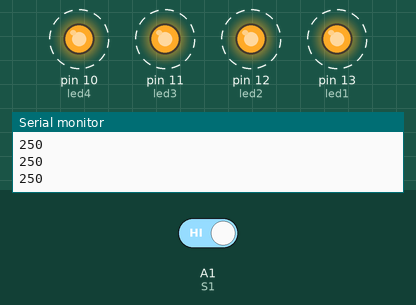
Recording of a sketch running on a simulated Arduino Uno, built with avr-gcc and run on an emulated ATmega328P. On the bench: output pins drawn as LEDs (lit = HIGH), the last lines printed to the serial monitor. Dashed ring = blinking. The inputs (shaded band) are chosen by the test bench; at power-on: A1 (S1) HIGH.

Above: at 0.87 s.
1.3 s: A1 (S1) driven LOW
At 1.3 s:
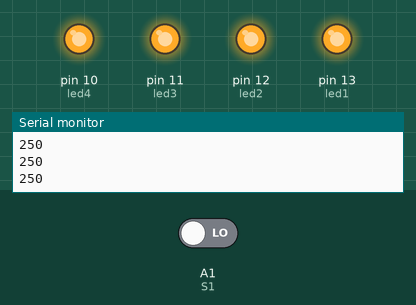
At 2.8 s:
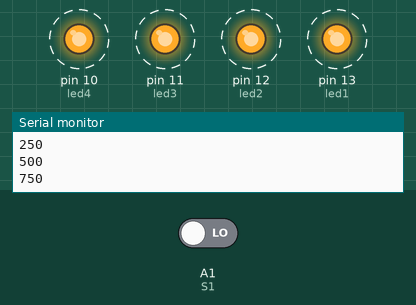
Timing chart, 0 to 9.3 s (numbered marks = the images above; inputs shaded):
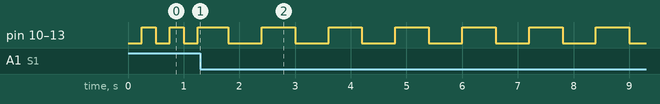

Measured:
- after the input at 1.3 s, pin 10 (led4), pin 11 (led3), pin 12 (led2), pin 13 (led1): alternates HIGH for 0.60 s and LOW for 0.60 s, starting after 0.50 s
- by itself, pin 10 (led4), pin 11 (led3), pin 12 (led2), pin 13 (led1): alternates HIGH for 0.25 s and LOW for 0.25 s

The sketch:

lab1_zad5.ino
```cpp
//Należy napisać program, który będzie mrugał 4 LEDami, a częstotliwość ich mrugania
//będzie można zmieniać za pomocą przycisku. Wybrać 4 dowolne, różne, zauważalne
//częstotliwości.


int led1 = 13;
int led2 = 12;
int led3 = 11;
int led4 = 10;

int S1 = A1;

unsigned long czas = 0;
unsigned long czas1 = 0;
unsigned long czas2 = 0;
int T1 = 250;

int C1 = 0;

bool stan = HIGH;


void setup()
{
	pinMode(led1, OUTPUT);
	pinMode(led2, OUTPUT);
	pinMode(led3, OUTPUT);
	pinMode(led4, OUTPUT);

	pinMode(S1, INPUT);

	Serial.begin(9600);

}


void loop()
{
	czas = millis();
	if (czas - czas1 >= T1)
	{
		digitalWrite(led1, stan);
		digitalWrite(led2, stan);
		digitalWrite(led3, stan);
		digitalWrite(led4, stan);
		stan = !stan;

		czas1 = czas;
	}

	if (czas - czas2 >= 150)
	{
		if (digitalRead(S1) == LOW)
		{
			T1 = T1 + 250;
		}
		if (T1 > 1000)
		{
			T1 = 250;
		}
		czas2 = czas;
		Serial.println(T1);
	}
}
```
